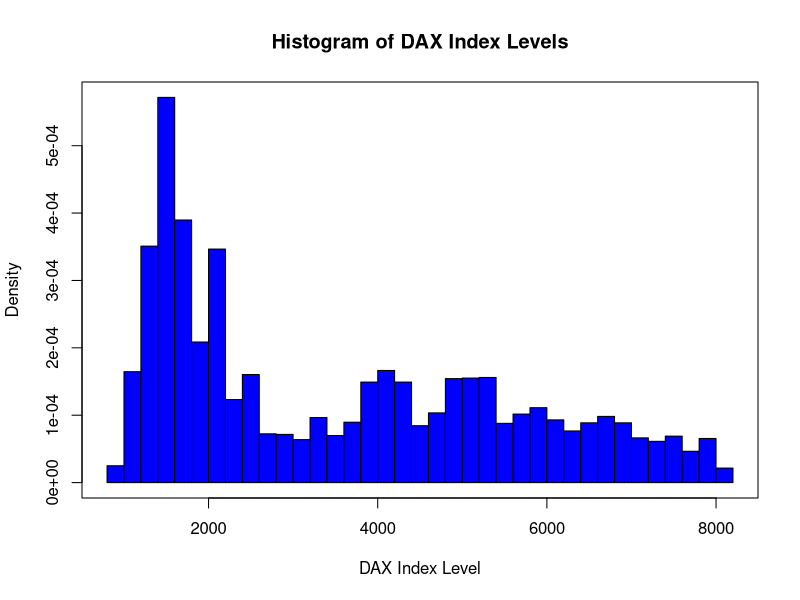

Reproduce this figure in R.
# replace the path of the working directory if necessary
# setwd("C:/R") 
d         = read.csv("COPdax140624.csv")
DateInput = as.Date(d[, 1])
numOfDate = as.numeric(as.Date(c(DateInput)))
newDF     = data.frame(d,numOfDate)
sortNewDF = newDF[order(newDF[, 3]), ]
newDF2    = data.frame(sortNewDF, seq(1,length(newDF[, 3]),
                       length.out = length(newDF[, 3]))) 
P         = newDF2[, 2]

# plot histogram
hist(P, prob=TRUE, 12, main = "Histogram of DAX Index Levels", xlab = "DAX Index Level", col = "Blue", 
     freq = F, breaks = 37)
options(scipen = 8)
box()